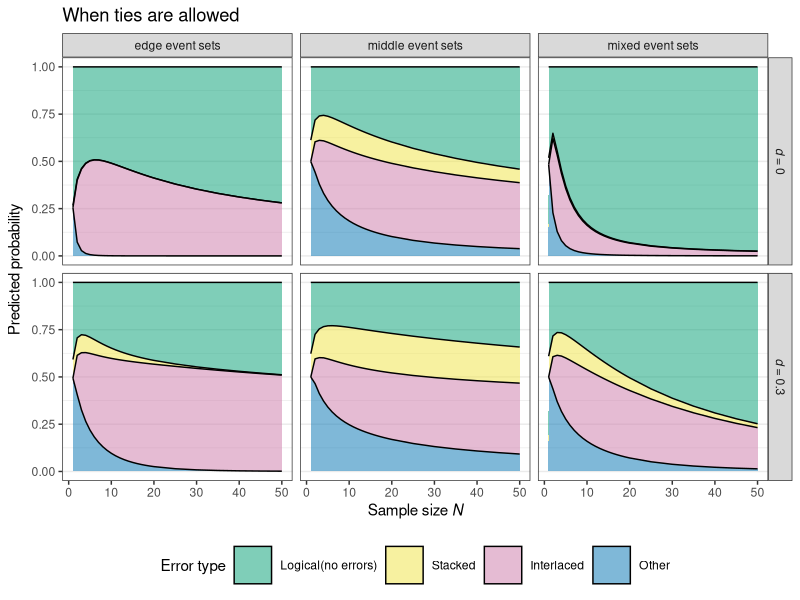
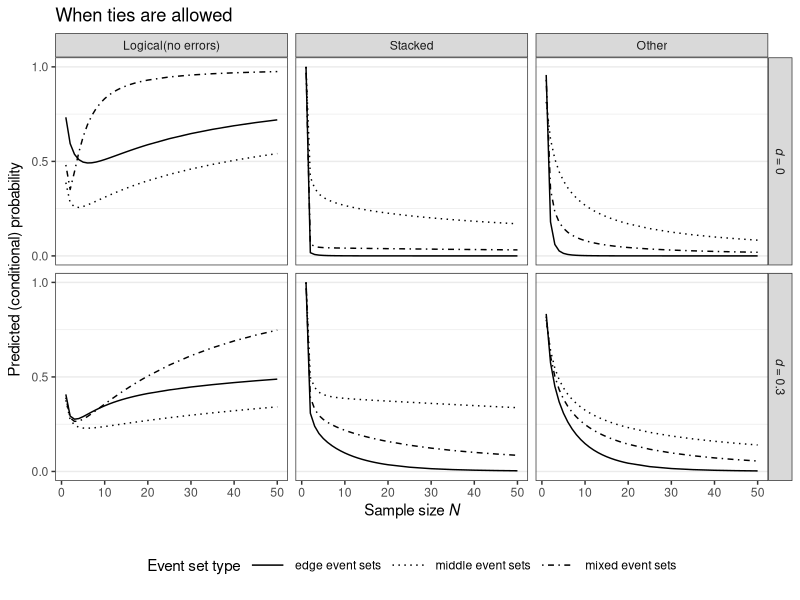
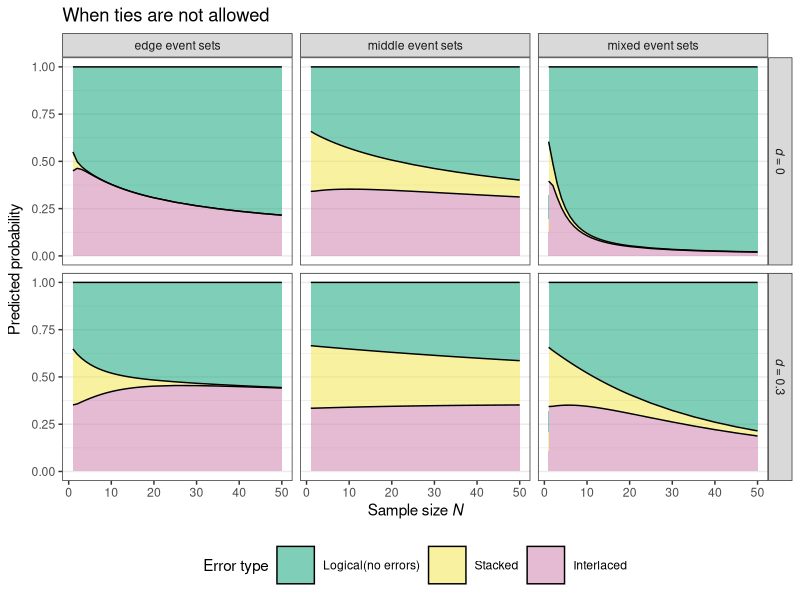
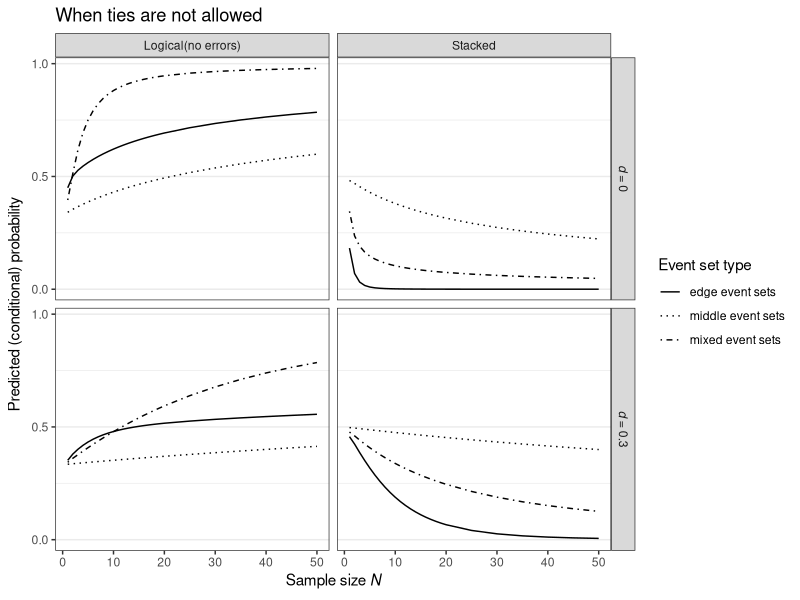
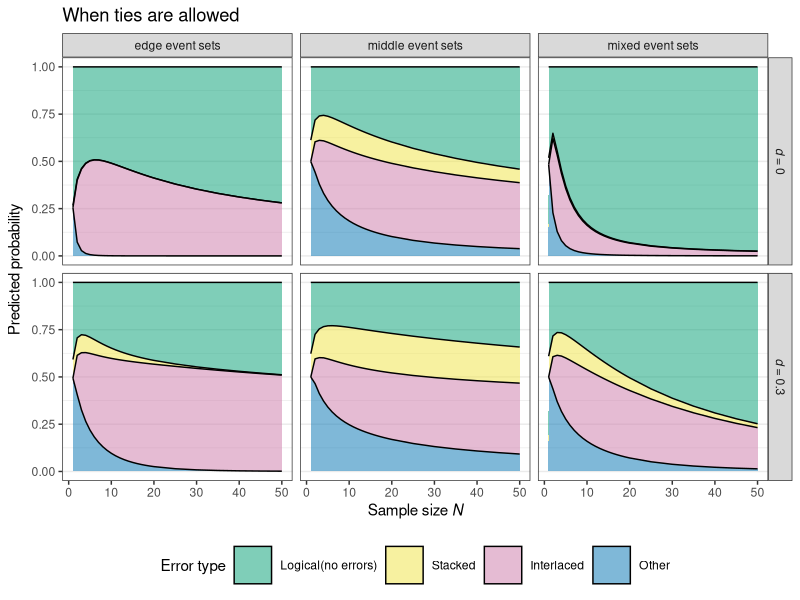
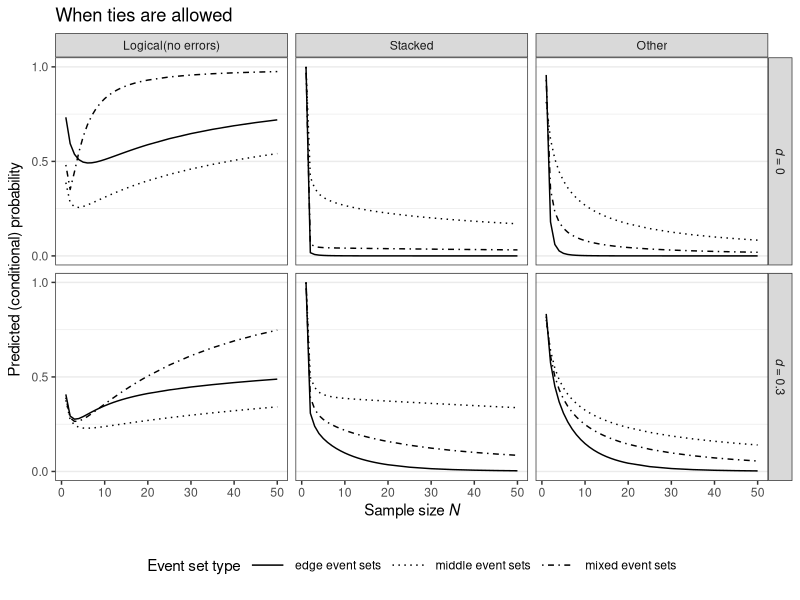
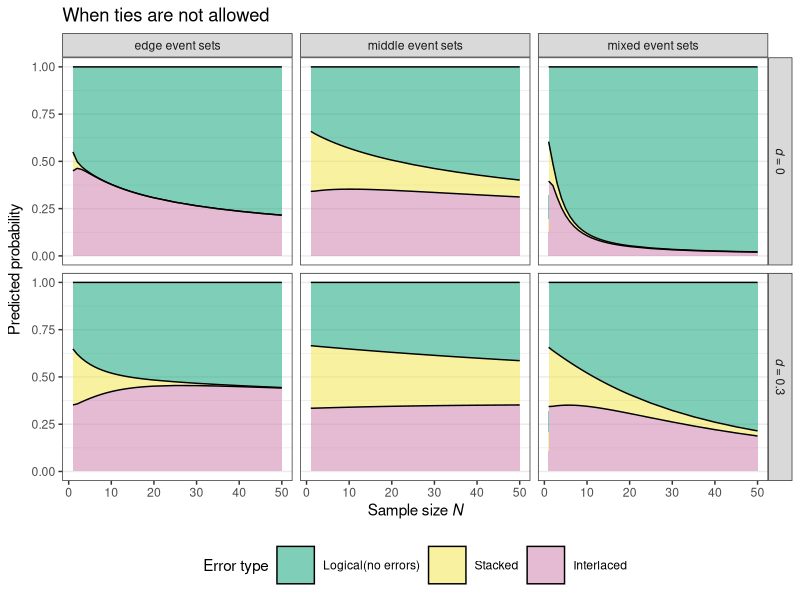
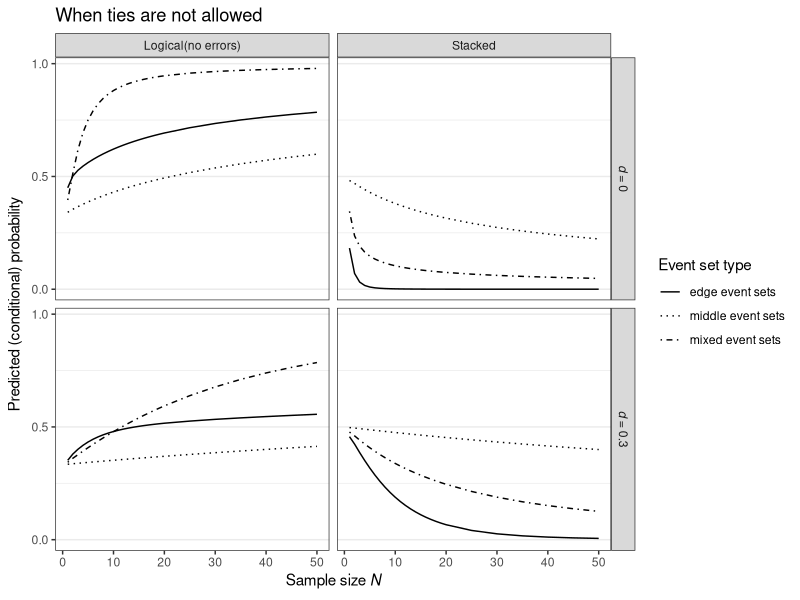

These charts were generated, in order, by the following R code:
## ---- chunk 1
#install.packages("viridis")
library(tidyverse)
library(viridis)
library(ggplot2)
library(gridExtra)
library(cowplot)
library(purrr)


theme_set(theme_bw() + 
            theme(panel.grid.major.x = element_blank(), 
                  panel.grid.minor.x = element_blank()))

options(
  ggplot2.continuous.colour = "viridis",
  ggplot2.continuous.fill = "viridis"
)

scale_colour_discrete = scale_colour_viridis_d
scale_fill_discrete = scale_fill_viridis_d



## ---- chunk 2
################################################# 
############# when ties are allowed ############# 
################################################# 

############ step 1: draw the geom_area plot
#### dataset preparation
edge_events <- read.csv("linear_edge_0.csv")
edge_events_with_d <- read.csv("linear_edge_03.csv")
middle_events <- read.csv("linear_middle_0.csv")
middle_events_with_d <- read.csv("linear_middle_03.csv")
mixed_events <- read.csv("linear_mixed_0.csv")
mixed_events_with_d <- read.csv("linear_mixed_03.csv")


df1 <- rbind(edge_events, edge_events_with_d, middle_events, middle_events_with_d,  mixed_events,  mixed_events_with_d)  %>% 
  pivot_longer(cols = c(mean_correct, mean_type1, mean_type2, mean_type3),
               names_to = "Error type",
              values_to = "value")


df1$`Error type`[df1$`Error type` == "mean_type1"] <- "Stacked"
df1$`Error type`[df1$`Error type` == "mean_type2"] <- "Interlaced"
df1$`Error type`[df1$`Error type` == "mean_type3"] <- "Other"
df1$`Error type`[df1$`Error type` == "mean_correct"] <- "Logical(no errors)"
df1$`Error type` <- factor(df1$`Error type`, levels = c("Logical(no errors)", "Stacked", "Interlaced", "Other"))
##### plot
(p1 <- ggplot(df1, aes(x=sample_size, y=value, fill=`Error type`)) +
    geom_area(alpha=0.5 , size=.5, colour="black") + 
  facet_grid(noise_term ~ event_types, labeller = label_bquote(row = italic("d")~"="~.(noise_term))) +
  xlab(expression(paste("Sample size ", italic(N)))) +
  ylab(expression(paste("Predicted probability")))  + 
  theme(legend.position = "bottom",
        legend.key.size = unit(1, 'cm'),
        text = element_text(size = 11)) +
  ggtitle("When ties are allowed") +  scale_fill_manual(values=c( "#009E73", "#F0E442", "#CC79A7", "#0072B2")))

ggsave("Tiesallowed_area.png")






############ step 2: draw the geom_line plot (decomposing the multinomial distribution)
df1 <- rbind(edge_events, edge_events_with_d, middle_events, middle_events_with_d,  
             mixed_events,  mixed_events_with_d) %>% 
  mutate(con_type3 = mean_type3 / (1 - mean_correct),
         con_type1 = mean_type1 / (1- mean_type3 - mean_correct)) %>% 
  pivot_longer(cols = c(mean_correct, con_type1, con_type3),
               names_to = "con_error_type",
               values_to = "error_value") %>%
  mutate(condition = "Ties allowed") %>%
  select(sample_size, noise_term, event_types, con_error_type, error_value, condition)


df1$con_error_type[df1$con_error_type == "con_type1"] <- "Stacked"
df1$con_error_type[df1$con_error_type == "con_type2"] <- "Interlaced"
df1$con_error_type[df1$con_error_type == "con_type3"] <- "Other"
df1$con_error_type[df1$con_error_type == "mean_correct"] <- "Logical(no errors)"
df1$con_error_type <- factor(df1$con_error_type, levels = c("Logical(no errors)", "Stacked", "Interlaced", "Other"))

( p1 <- ggplot(df1, aes(sample_size, error_value)) +
  geom_line(aes(linetype =  event_types))  +
  scale_y_continuous(breaks = seq(0, 1, 0.5)) +
  scale_linetype_manual(values=c("solid", "dotted", "dotdash")) +
  labs(linetype = "Event set type") +
  xlab(expression(paste("Sample size ", italic(N)))) +
  ylab(expression(paste("Predicted (conditional) probability"))) +
   facet_grid(noise_term ~ con_error_type, labeller = label_bquote(row = italic("d")~"="~.(noise_term))) + 
  theme(legend.position = "bottom",
        legend.key.size = unit(1, 'cm'),
        text = element_text(size = 11)) +
  ggtitle("When ties are allowed"))

ggsave("Tiesallowed_line.png")



## ---- chunk 3

####################################################
############# when ties are not allowed ############# 
####################################################  

############ step 1: draw the geom_area plot

linear_edge_events <- read.csv("linear_edge_events.csv")
linear_edge_events_with_d <- read.csv("linear_edge_events_with_d.csv")
linear_middle_events <- read.csv("linear_middle_events.csv")
linear_middle_events_with_d <- read.csv("linear_middle_events_with_d.csv")
linear_mixed_events <- read.csv("linear_mixed_events.csv")
linear_mixed_events_with_d <- read.csv("linear_mixed_events_with_d.csv")

df2 <- rbind(linear_edge_events, linear_edge_events_with_d, linear_middle_events, linear_middle_events_with_d, linear_mixed_events,  linear_mixed_events_with_d) %>% 
  pivot_longer(cols = c(mean_correct, mean_type1, mean_type2),
               names_to = "Error type",
              values_to = "value")

df2$`Error type`[df2$`Error type` == "mean_type1"] <- "Stacked"
df2$`Error type`[df2$`Error type` == "mean_type2"] <- "Interlaced"
df2$`Error type`[df2$`Error type` == "mean_correct"] <- "Logical(no errors)"
df2$`Error type` <- factor(df2$`Error type`, levels = c("Logical(no errors)", "Stacked", "Interlaced"))

(p2 <- ggplot(df2, aes(x=sample_size, y=value, fill=`Error type`)) +
    geom_area(alpha=0.5 , size=.5, colour="black") + 
  facet_grid(noise_term ~ event_types, labeller = label_bquote(row = italic("d")~"="~.(noise_term))) +
  xlab(expression(paste("Sample size ", italic(N)))) +
  ylab(expression(paste("Predicted probability")))  + 
  theme(legend.position = "bottom",
        legend.key.size = unit(1, 'cm'),
        text = element_text(size = 11)) +
  ggtitle("When ties are not allowed") + scale_fill_manual(values=c( "#009E73", "#F0E442", "#CC79A7", "#0072B2")) )

ggsave("Tiesnotallowed_area.png")

############ step 1: draw the geom_line plot

df2 <- rbind(linear_edge_events, linear_edge_events_with_d, linear_middle_events, linear_middle_events_with_d, linear_mixed_events,  linear_mixed_events_with_d) %>% 
  mutate(con_type1 = mean_type1 / (1- mean_correct)) %>% 
  pivot_longer(cols = c(mean_correct, con_type1),
               names_to = "con_error_type",
               values_to = "error_value") %>%
  mutate(condition = "Ties allowed") %>%
  select(sample_size, noise_term, event_types, con_error_type, error_value, condition)


df2$con_error_type[df2$con_error_type == "con_type1"] <- "Stacked"
df2$con_error_type[df2$con_error_type == "con_type2"] <- "Interlaced"
df2$con_error_type[df2$con_error_type == "con_type3"] <- "Other"
df2$con_error_type[df2$con_error_type == "mean_correct"] <- "Logical(no errors)"

levels(df2$noise_term) <- c("0" = "0",
                            "0.3" = "0.3")
 (p2 <- ggplot(df2, aes(sample_size, error_value)) +
  geom_line(aes(linetype =  event_types))  +
  scale_y_continuous(breaks = seq(0, 1, 0.5)) +
  scale_linetype_manual(values=c("solid", "dotted", "dotdash")) +
  labs(linetype = "Event set type") +
  xlab(expression(paste("Sample size ", italic(N)))) +
  ylab(expression(paste("Predicted (conditional) probability"))) +
   facet_grid(noise_term ~ con_error_type, labeller = label_bquote(row = italic("d")~"="~.(noise_term))) + 
  theme(legend.position = "right",
        text = element_text(size = 11)) +
  ggtitle("When ties are not allowed") )

ggsave("Tiesnotallowed_line.png")
